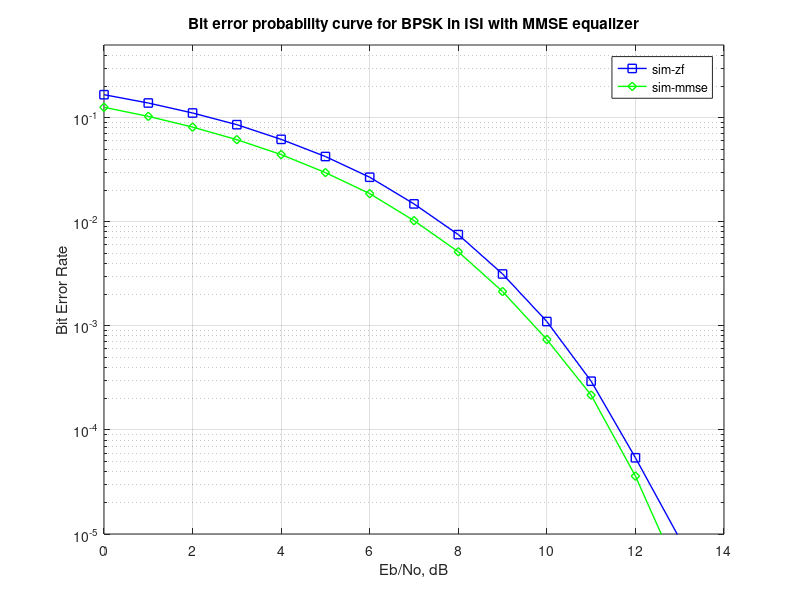

Write the MATLAB code that produced this figure.

clear
N  = 10^6; % number of bits or symbols
Eb_N0_dB = [0:15]; % multiple Eb/N0 values
K = 3;

for ii = 1:length(Eb_N0_dB)

   % Transmitter
   ip = rand(1,N)>0.5; % generating 0,1 with equal probability
   s = 2*ip-1; % BPSK modulation 0 -> -1; 1 -> 0 

   % Channel model, multipath channel
   nTap = 3;
   ht = [0.2 0.9 0.3]; 
   L  = length(ht);

   chanOut = conv(s,ht);  
   n = 1/sqrt(2)*[randn(1,N+length(ht)-1) + j*randn(1,N+length(ht)-1)]; % white gaussian noise, 0dB variance 
   
   % Noise addition
   y = chanOut + 10^(-Eb_N0_dB(ii)/20)*n; % additive white gaussian noise

   
   % zero forcing equalization
   hM = toeplitz([ht([2:end]) zeros(1,2*K+1-L+1)], [ ht([2:-1:1]) zeros(1,2*K+1-L+1) ]);
   d  = zeros(1,2*K+1);
   d(K+1) = 1;
   c_zf  = [inv(hM)*d.'].';
   yFilt_zf = conv(y,c_zf);
   yFilt_zf = yFilt_zf(K+2:end); 
   yFilt_zf = conv(yFilt_zf,ones(1,1)); % convolution
   ySamp_zf = yFilt_zf(1:1:N);  % sampling at time T
 
   % mmse equalization
   hAutoCorr = conv(ht,fliplr(ht));
   hM = toeplitz([hAutoCorr([3:end]) zeros(1,2*K+1-L)], [ hAutoCorr([3:end]) zeros(1,2*K+1-L) ]);
   hM = hM + 1/2*10^(-Eb_N0_dB(ii)/10)*eye(2*K+1);
   d  = zeros(1,2*K+1);
   d([-1:1]+K+1) = fliplr(ht);
   c_mmse  = [inv(hM)*d.'].';
   yFilt_mmse = conv(y,c_mmse);
   yFilt_mmse = yFilt_mmse(K+2:end); 
   yFilt_mmse = conv(yFilt_mmse,ones(1,1)); % convolution
   ySamp_mmse = yFilt_mmse(1:1:N);  % sampling at time T
  
   % receiver - hard decision decoding
   ipHat_zf = real(ySamp_zf)>0;
   ipHat_mmse = real(ySamp_mmse)>0;

   % counting the errors
   nErr_zf(1,ii) = size(find([ip- ipHat_zf]),2);
   nErr_mmse(1,ii) = size(find([ip- ipHat_mmse]),2);

   

end

simBer_zf = nErr_zf/N; % simulated ber
simBer_mmse = nErr_mmse/N; % simulated ber
theoryBer = 0.5*erfc(sqrt(10.^(Eb_N0_dB/10))); % theoretical ber

% plot
close all
figure (1)
semilogy(Eb_N0_dB,simBer_zf(1,:),'bs-','Linewidth',1);
hold on
semilogy(Eb_N0_dB,simBer_mmse(1,:),'gd-','Linewidth',1);
axis([0 14 10^-5 0.5])
grid on
legend('sim-zf', 'sim-mmse');
xlabel('Eb/No, dB');
ylabel('Bit Error Rate');
title('Bit error probability curve for BPSK in ISI with MMSE equalizer');







